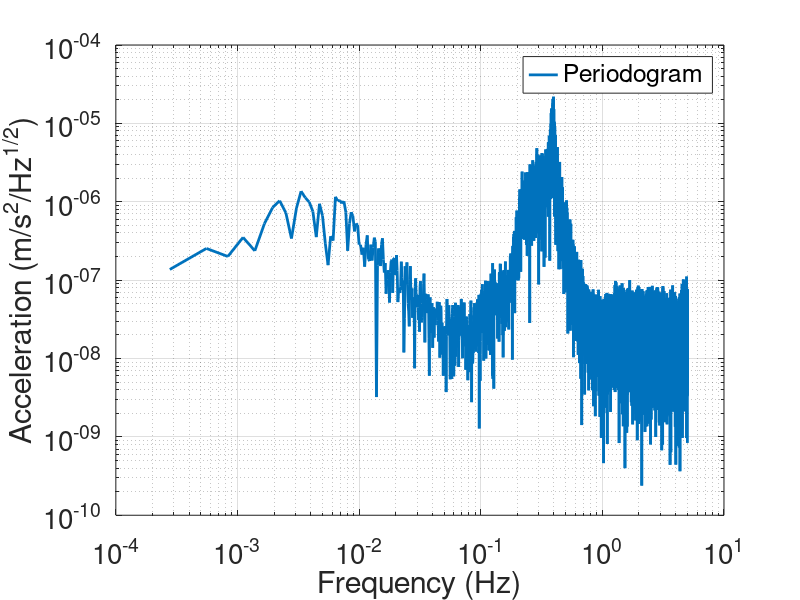

The MATLAB source for this figure: (Note: this script raises an error after producing the figure.)
% 绘制功率谱

%%
set(groot,'DefaultLineLineWidth',2)
set(groot,'DefaultAxesFontSize',20)
set(groot,'DefaultFigureColor','w')

clear;clc
close all

%% 周期图法
load('gnd-noise.mat')

fprintf('%13s: ','Periodogram')
nfft = length(data);
window = hann(nfft);

tic
[pxx,f] = periodogram(data,window,nfft,fs,'onesided');
toc

figure('Name','PSD')
loglog(f,sqrt(pxx),'DisplayName','Periodogram')
hold on
grid on
legend
xlabel('Frequency (Hz)')
ylabel('Acceleration (m/s^2/Hz^{1/2})')

%% Welch法
fprintf('%13s: ','Welch')
nfft = round(length(data)/4);
window = hann(nfft);
noverlap = round(nfft/2);

tic
[pxx,f] = pwelch(data,window,noverlap,nfft,fs,'onesided');
toc

loglog(f,sqrt(pxx),'DisplayName','Welch')
legend

%% LPSD
fprintf('%13s: ','LPSD')
tic
[pxx,f] = iLPSD(data,fs);
toc

loglog(f,sqrt(pxx),'DisplayName','LPSD')
legend